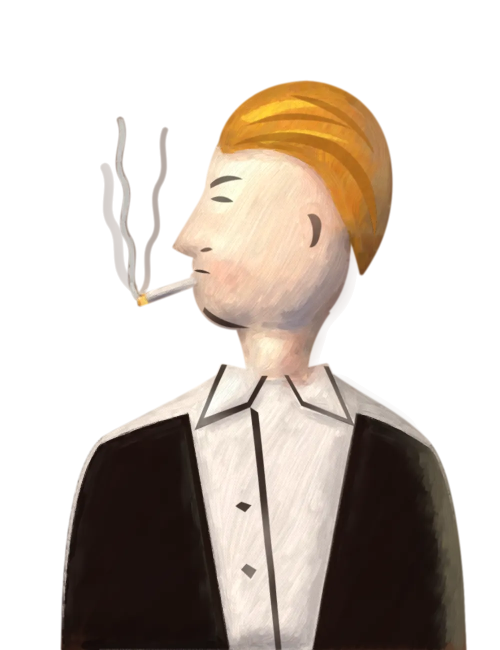
#> input picture Rebel.Web/wwwroot/art/looks/duke.webp, 1000 x 1300 px, given in place of tom.webp, which was not available (shown at 1/2 size)
$ python faces.py
#> lines starting #> are read from the running program, lines starting #| are printed output that depends on the picture
# Cuts each painted look down to a head-and-shoulders portrait for the cast's calls and
# the navbar: wwwroot/art/looks/{key}.webp -> wwwroot/art/faces/{key}.webp (320 x 320).
#   python3 faces.py [key ...]
import os, sys
from PIL import Image

HERE = os.path.dirname(os.path.abspath(__file__))
LOOKS = os.path.join(HERE, '..', '..', 'wwwroot', 'art', 'looks')
FACES = os.path.join(HERE, '..', '..', 'wwwroot', 'art', 'faces')
SIZE = 320
# square boxes (x, y, side) in the 400 x 520 drawing: the head, a little of the shoulders
BOX = {
    'tom': (66, 70, 268),
    'mars': (72, 92, 256),
    'ziggy': (146, 0, 108),
    'sane': (62, 66, 276),
    'rebel': (58, 58, 284),
    'jack': (146, 6, 108),
    'duke': (92, 58, 250),
    'pierrot': (72, 16, 258),
    'prophet': (70, 90, 260),
}
S = 2.5
os.makedirs(FACES, exist_ok=True)
for key in sys.argv[1:] or BOX:
    x, y, side = BOX[key]
    look = Image.open(os.path.join(LOOKS, f'{key}.webp')).convert('RGBA')
#> look is the input picture: PIL image 1000x1300 RGBA; mean R, G, B, A 108.4, 83.8, 66.9, 111.3
    face = look.crop((round(x * S), round(y * S), round((x + side) * S), round((y + side) * S)))
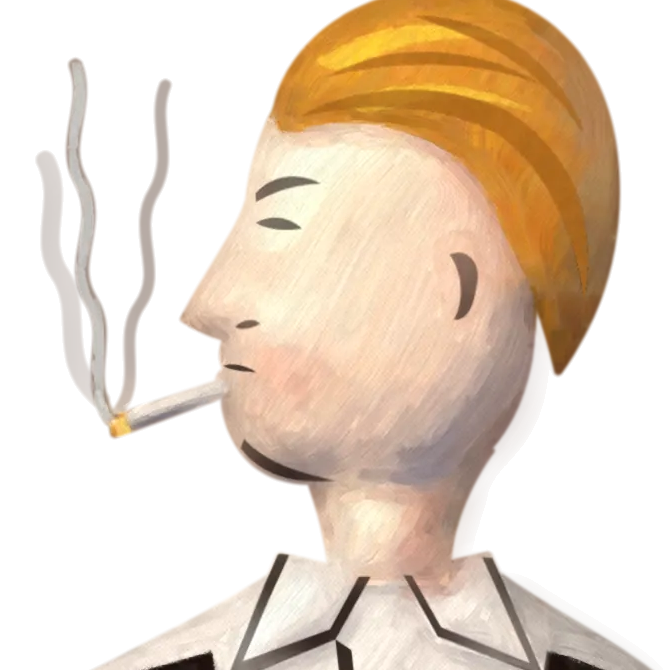
#> face: PIL image 670x670 RGBA; mean R, G, B, A 154, 122.3, 96.1, 125.3; transparent parts drawn white
    face = face.resize((SIZE, SIZE), Image.LANCZOS)
#> face: PIL image 320x320 RGBA
    face.save(os.path.join(FACES, f'{key}.webp'), 'WEBP', quality=82, method=6, alpha_quality=90)
    print(key, os.path.getsize(os.path.join(FACES, f'{key}.webp')))
#> pass 2 of the loop `for key in sys.argv[1:] or BOX:`:
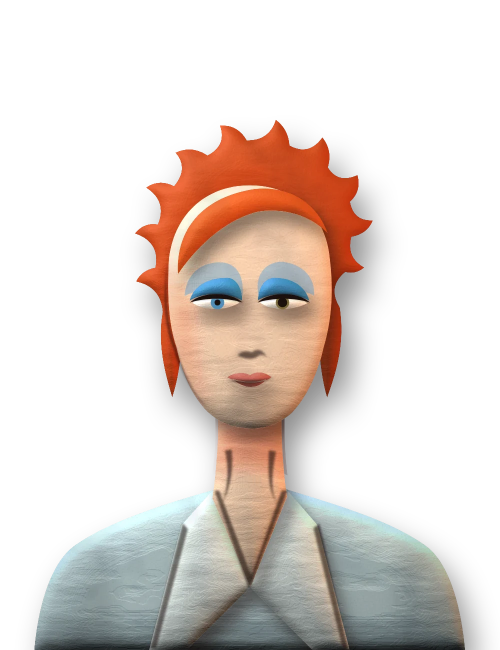
#> input picture Rebel.Web/wwwroot/art/looks/mars.webp, 1000 x 1300 px (shown at 1/2 size)
#> look is the input picture: PIL image 1000x1300 RGBA; mean R, G, B, A 57.8, 47.9, 42.1, 87.6
#> `face = look.crop((round(x * S), round(y * S), round((x + side) * S), r..`:
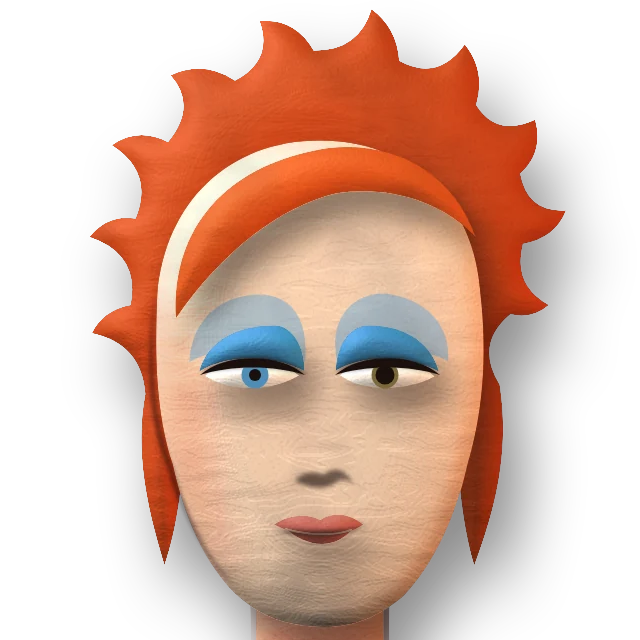
#> face: PIL image 640x640 RGBA; mean R, G, B, A 96.2, 63, 47.9, 128.9; transparent parts drawn white
#> pass 3 of the loop `for key in sys.argv[1:] or BOX:`:
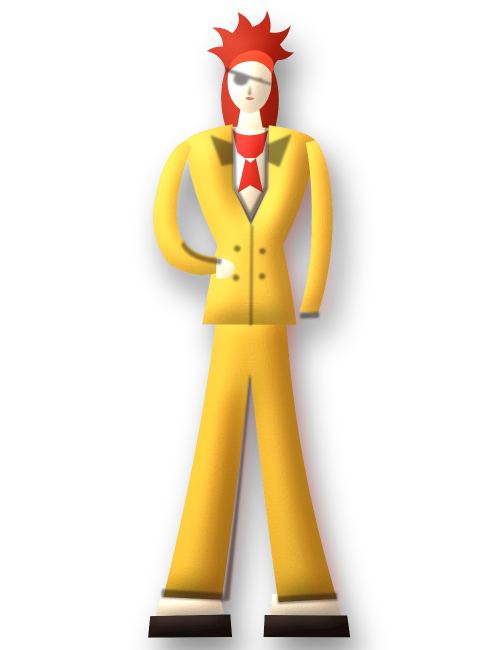
#> input picture Rebel.Web/wwwroot/art/looks/jack.webp, 1000 x 1300 px, given in place of ziggy.webp, which was not available (shown at 1/2 size)
#> look is the input picture: PIL image 1000x1300 RGBA; mean R, G, B, A 42.4, 31.1, 12.6, 54.9
#> `face = look.crop((round(x * S), round(y * S), round((x + side) * S), r..`:
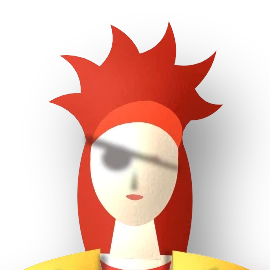
#> face: PIL image 270x270 RGBA; mean R, G, B, A 81.7, 47.1, 36.8, 102.8; transparent parts drawn white
#> (the run stopped early here; a loop or call above may not have finished)
